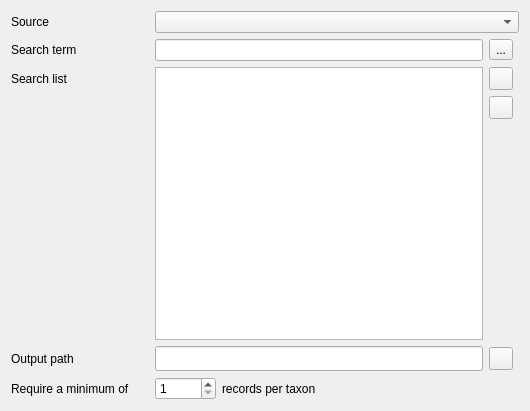
<ui version="4.0" >
 <class>OmgDataFetcherWizardSearchWidgetBase</class>
 <widget class="QWidget" name="OmgDataFetcherWizardSearchWidgetBase" >
  <property name="geometry" >
   <rect>
    <x>0</x>
    <y>0</y>
    <width>530</width>
    <height>411</height>
   </rect>
  </property>
  <property name="windowTitle" >
   <string>Form</string>
  </property>
  <layout class="QGridLayout" >
   <item row="0" column="0" >
    <widget class="QLabel" name="lblSource" >
     <property name="text" >
      <string>Source</string>
     </property>
    </widget>
   </item>
   <item row="0" column="1" colspan="2" >
    <widget class="QComboBox" name="cboScraperPluginName" />
   </item>
   <item row="1" column="0" >
    <widget class="QLabel" name="lblSearchPhrase_2" >
     <property name="text" >
      <string>Search term</string>
     </property>
     <property name="buddy" >
      <cstring>leSearchString</cstring>
     </property>
    </widget>
   </item>
   <item row="1" column="1" >
    <widget class="QLineEdit" name="leSearchString" >
     <property name="font" >
      <font>
       <weight>50</weight>
       <bold>false</bold>
      </font>
     </property>
     <property name="text" >
      <string/>
     </property>
    </widget>
   </item>
   <item row="1" column="2" >
    <widget class="QToolButton" name="toolAddSearchItem" >
     <property name="text" >
      <string>...</string>
     </property>
     <property name="icon" >
      <iconset resource="../resources/resources.qrc" >:/edit_add.png</iconset>
     </property>
    </widget>
   </item>
   <item row="2" column="0" >
    <widget class="QLabel" name="lblSearchList_2" >
     <property name="text" >
      <string>Search list</string>
     </property>
    </widget>
   </item>
   <item rowspan="3" row="2" column="1" >
    <widget class="QListWidget" name="lstSearch" >
     <property name="font" >
      <font>
       <family>Sans Serif</family>
       <weight>50</weight>
       <bold>false</bold>
      </font>
     </property>
     <property name="selectionMode" >
      <enum>QAbstractItemView::ExtendedSelection</enum>
     </property>
    </widget>
   </item>
   <item row="2" column="2" >
    <widget class="QToolButton" name="toolSelectSearchFileName" >
     <property name="text" >
      <string/>
     </property>
     <property name="icon" >
      <iconset resource="../resources/resources.qrc" >:/fileopen.png</iconset>
     </property>
    </widget>
   </item>
   <item rowspan="2" row="3" column="0" >
    <spacer>
     <property name="orientation" >
      <enum>Qt::Vertical</enum>
     </property>
     <property name="sizeHint" >
      <size>
       <width>138</width>
       <height>185</height>
      </size>
     </property>
    </spacer>
   </item>
   <item row="3" column="2" >
    <widget class="QToolButton" name="toolDeleteItem" >
     <property name="text" >
      <string/>
     </property>
     <property name="icon" >
      <iconset resource="../resources/resources.qrc" >:/edit_remove.png</iconset>
     </property>
    </widget>
   </item>
   <item row="4" column="2" >
    <spacer>
     <property name="orientation" >
      <enum>Qt::Vertical</enum>
     </property>
     <property name="sizeHint" >
      <size>
       <width>30</width>
       <height>149</height>
      </size>
     </property>
    </spacer>
   </item>
   <item row="5" column="0" >
    <widget class="QLabel" name="lblOutputFilename_2" >
     <property name="text" >
      <string>Output path</string>
     </property>
     <property name="buddy" >
      <cstring>leOutputPath</cstring>
     </property>
    </widget>
   </item>
   <item row="5" column="1" >
    <widget class="QLineEdit" name="leOutputPath" >
     <property name="font" >
      <font>
       <family>Sans Serif</family>
       <weight>50</weight>
       <bold>false</bold>
      </font>
     </property>
    </widget>
   </item>
   <item row="5" column="2" >
    <widget class="QToolButton" name="toolSelectOutputPath" >
     <property name="text" >
      <string/>
     </property>
     <property name="icon" >
      <iconset resource="../resources/resources.qrc" >:/fileopen.png</iconset>
     </property>
    </widget>
   </item>
   <item row="6" column="0" >
    <widget class="QLabel" name="label" >
     <property name="text" >
      <string>Require a minimum of</string>
     </property>
    </widget>
   </item>
   <item row="6" column="1" colspan="2" >
    <layout class="QHBoxLayout" >
     <item>
      <widget class="QSpinBox" name="spinMinimumRecords" >
       <property name="toolTip" >
        <string>Search results not meeting this record count requirement will be ignored</string>
       </property>
       <property name="minimum" >
        <number>1</number>
       </property>
       <property name="maximum" >
        <number>99999</number>
       </property>
       <property name="value" >
        <number>1</number>
       </property>
      </widget>
     </item>
     <item>
      <widget class="QLabel" name="label_2" >
       <property name="text" >
        <string>records per taxon</string>
       </property>
      </widget>
     </item>
     <item>
      <spacer>
       <property name="orientation" >
        <enum>Qt::Horizontal</enum>
       </property>
       <property name="sizeHint" >
        <size>
         <width>40</width>
         <height>20</height>
        </size>
       </property>
      </spacer>
     </item>
    </layout>
   </item>
  </layout>
 </widget>
 <resources>
  <include location="../resources/resources.qrc" />
 </resources>
 <connections/>
</ui>
